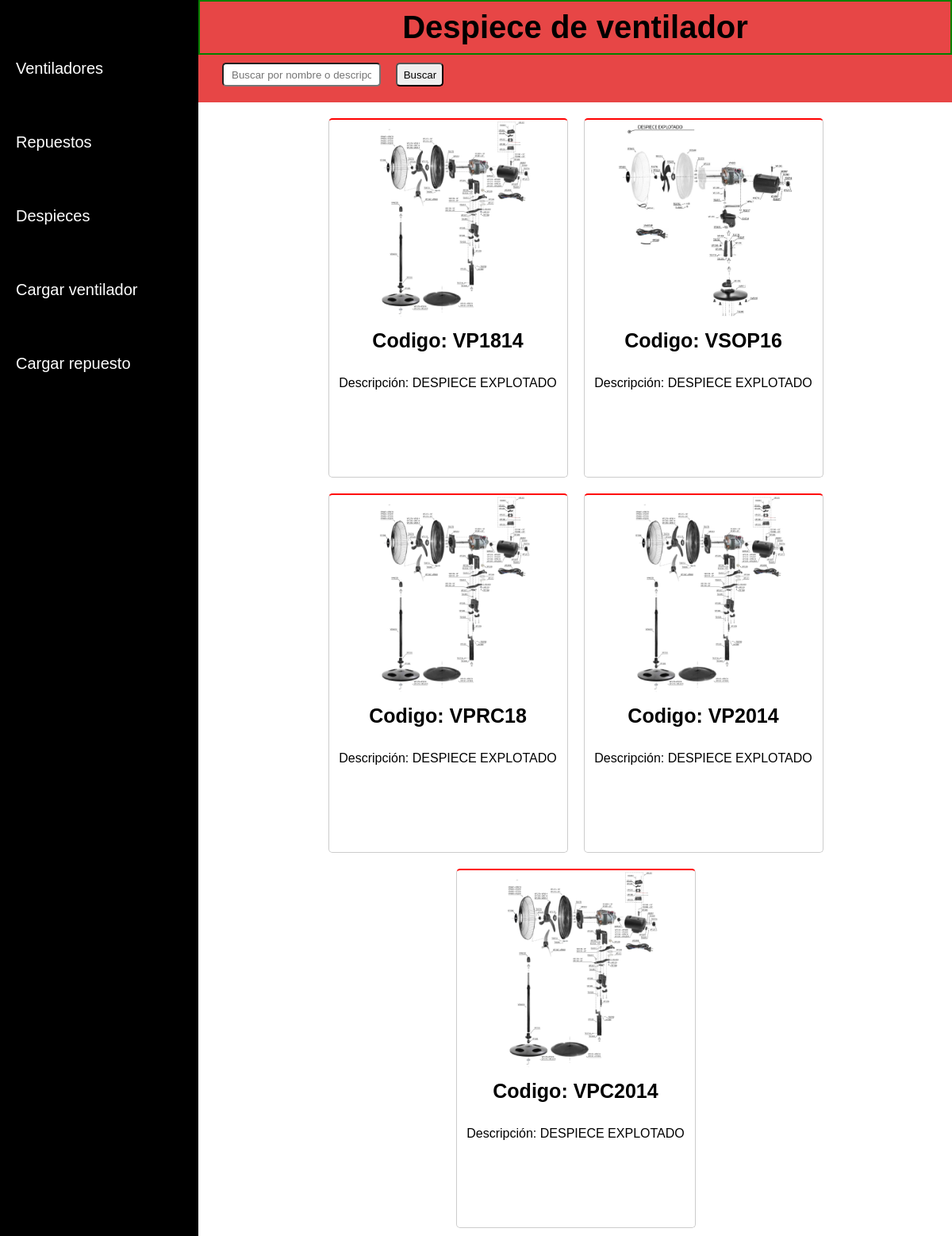
Page /search_ventilador/ on the committed database.
### myapp/models.py (models this page shows, shortened)
class Ventiladores(models.Model):
    nombre = models.CharField(max_length=100)
    descripcion = models.TextField()
    imagen = models.ImageField(upload_to='ventiladores/')

### myapp/views.py (the view)
# urls.py: path('search_ventilador/',views.ventilador_search),
def ventilador_search(request):
    resultados_vt = Ventiladores.objects.all()
    busqueda_3 = request.GET.get("buscar")
    if busqueda_3:
        resultados_vt = Ventiladores.objects.filter(
            Q(nombre__icontains=busqueda_3) |
            Q(descripcion__icontains=busqueda_3)
        ).distinct()
    return render(request, 'search_ventilador.html', {'resultados_vt': resultados_vt})

### myapp/templates/search_ventilador.html
{% extends 'layouts/base.html' %}
{% block content %}
<h1>Despiece de ventilador</h1>
<div class="buscador">
    <form method="GET">
        <input class="project_input" type="text" name="buscar" placeholder="Buscar por nombre o descripción"
            value="{{ request.GET.buscar }}">
        <button type="submit">Buscar</button>
    </form>
</div>
<div class="contenedor">
    {% if resultados_vt %}
    {% for modelo in resultados_vt %}
    <div class="elemento">
        <p class="imagen"><img src="{{ modelo.imagen.url }}" alt="{{ modelo.nombre }}" class="zoom"></p>
        <p class="codigo">Codigo: {{ modelo.nombre }} <br></p>
        <p class="descripcion">Descripción: {{ modelo.descripcion }} <br></p>
    </div>
    {% endfor %}
    {% else %}
    <p>No hay coincidencias de busqueda</p>
    {% endif %}
</div>
{% endblock %}s

### myapp/templates/layouts/base.html (shortened to what this page needs)
{% load static %}
<!DOCTYPE html>
<html lang="en">
<head>
    <link rel="stylesheet" href="{% static 'style.css' %}">
</head>
<body>
    <nav class="sidebar">
        <ul>
            <li><a href="/projects">Ventiladores</a></li>
            <li><a href="/task">Repuestos</a></li>
            <li><a href="/search_ventilador">Despieces</a></li>
            <li><a href="/create_project">Cargar ventilador</a></li>
            <li><a href="/create_task">Cargar repuesto</a></li>
        </ul>
    </nav>
    <main class="container">
        {% block content %}
        {% endblock %}
    </main>
</body>
</html>

### myapp/static/style.css (style rules this page uses)
* { margin: 0; box-sizing: border-box; padding: 0; }
body, html { height: 100%; width: 100%; margin: 0; padding: 0; font-family: Arial, sans-serif; display: flex; overflow: auto; }
.sidebar { width: 250px; display: block; background: black; height: 100%; position: fixed; }
.sidebar ul { list-style: none; padding: 30px 10px; margin: 0; }
.sidebar li { margin-bottom: 50px; margin-top: 35px; }
.sidebar a { padding: 10px; font-size: 20px; text-decoration: none; color: white; display: block; }
main { margin: 0; padding: 0; flex: 1; height: 100%; }
h1 { font-size: 40px; text-align: center; border: 2px solid green; width: calc(100% - 250px); float: right; }
.project_input { border-radius: 5px; margin-left: 270px; padding: 10px; width: 200px; height: 30px; }
h1, .buscador { background: rgb(231, 70, 70); padding: 10px; }
button { border-radius: 5px; margin-left: 5px; height: 30px; width: 60px; }
.contenedor { margin-top: 10px; margin-left: 251px; width: auto; height: auto; display: flex; flex-wrap: wrap; justify-content: center; }
.elemento { border-radius: 5px; width: 300px; height: 450px; box-sizing: content-box; border: 1px solid #ccc; border-top: 2px solid red; margin: 10px; }
.codigo { font-size: 25px; padding: 10px; margin-bottom: 5px; text-align: center; font-weight: 700; }
.descripcion, .descripcion_project { overflow: hidden; padding: 0px; text-align: left; height: 95px; margin-top: 20px; text-align: center; }
.elemento img { object-fit: scale-down; width: 300px; height: 250px; border-radius: 5px; }
.zoom { cursor: pointer; max-width: 100%; max-height: 100%; transition: transform 0.3s ease-in-out; }
input { margin: 10px 10px 10px 20px; width: 250px; height: 25px; border-radius: 5px; }

### rows in the picture
Ventiladores: imagen (picture), nombre "VP1814", descripcion "DESPIECE EXPLOTADO"
Ventiladores: imagen (picture), nombre "VSOP16", descripcion "DESPIECE EXPLOTADO"
Ventiladores: imagen (picture), nombre "VPRC18", descripcion "DESPIECE EXPLOTADO"
Ventiladores: imagen (picture), nombre "VP2014", descripcion "DESPIECE EXPLOTADO"
Ventiladores: imagen (picture), nombre "VPC2014", descripcion "DESPIECE EXPLOTADO"
